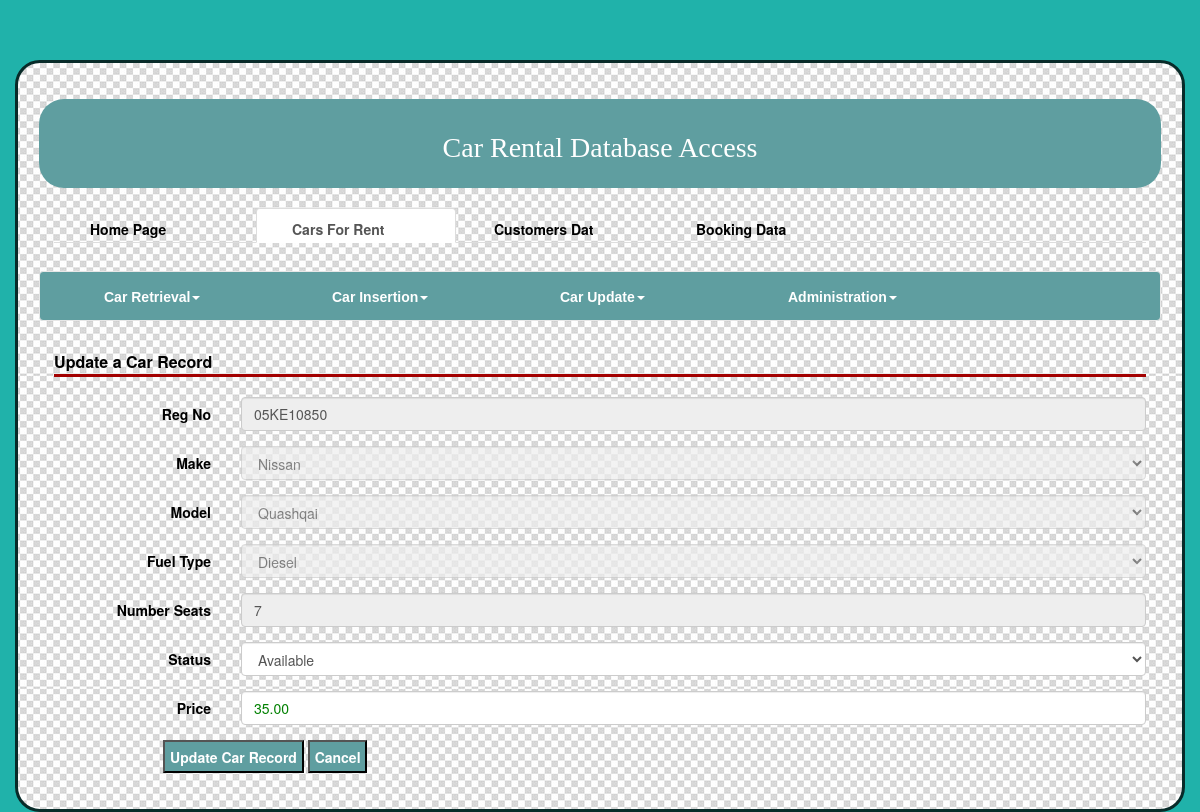
The app's page /editcar.php?RegNo=05KE10850 with its own data.
### tables this page shows
CREATE TABLE IF NOT EXISTS `car` (
  `RegNo` char(15) NOT NULL,
  `Make` varchar(15) NOT NULL,
  `Model` varchar(20) NOT NULL,
  `FuelType` varchar(15) DEFAULT NULL,
  `NumberSeats` varchar(2) DEFAULT NULL,
  `Status` varchar(20) DEFAULT NULL,
  `Price` decimal(4,2) DEFAULT NULL,
  PRIMARY KEY (`RegNo`)
);

### inc/init.php (called while the page is built, shortened)
<?php
require_once 'header.inc.php';
require_once 'database.inc.php';
require_once 'car.inc.php';
$db  = new Database;
$car = new car($db);
?>

### inc/car.inc.php (called while the page is built, shortened)
<?php
class Car{
	private $db;
	public function __construct($database) {
	    $this->db = $database;
	}
	public function onecar($RegNo) {
		$sql = 'Select * from car where RegNo = :RegNo';
        $stmt = $this->db->prepare($sql);
  	    $stmt->bindParam(':RegNo', $RegNo, PDO::PARAM_STR);
       $stmt->execute();
       return $stmt->fetch();
	}
}
?>

### editcar.php (the view, shortened to what this page needs)
<?php
require 'inc/init.php';
if (isset($_REQUEST['Submit'])) {
try
{   $RegNo=$_POST['RegNo'];
	$Status=$_POST['Status'];
    $Price=$_POST['Price'];
    $car->updaterecord($RegNo, $Status, $Price);
    $result =$car->allcar();
    $count=count($result);
    if ($count>0)
    {
     $edit=true;
     displaycar($result, $edit);
    }
     else exit ("<br>There are no car to view!");
}
catch (PDOException $e)
{
   echo '<br>PDO Exception Caught.';
   echo 'Error with the database: <br>';
   echo 'SQL Query: ', $sql;
   echo 'Error: ' . $e->getMessage().'</p>';
}
}
 else {
$RegNo = $_GET['RegNo'];
$Makes = array('Audi', 'BMW', 'Ford', 'Mitsubishi', 'Nissan', 'Opel', 'Toyota', 'Volkswagen');
$Models = array('A4', 'Q7', '3-Series', '5-Series', 'X5', 'Focus', 'Mondeo', 'Galaxy', 'Colt', 'Grandis',
 'Pajero', 'Juke', 'Micra', 'Quashqai', 'Zafira', 'Vectra', 'Insignia', 'Avensis', 'Yaris', 'Golf', 'Passat', 'Sharan');
$FuelTypes = array('Petrol', 'Diesel');
$Statuss = array('Available', 'Unavailable');
 try
 {
    $car = $car->onecar($RegNo);
    $RegNo= $car['RegNo'];
    $Make = $car['Make'];
    $Model= $car['Model'];
    $FuelType=$car['FuelType'];
    $NumberSeats=$car['NumberSeats'];
	$Status=$car['Status'];
	$Price=$car['Price'];
}
catch (PDOException $e)
{
   echo '<br>PDO Exception Caught.';
   echo 'Error with the database: <br>';
   echo 'SQL Query: ', $sql;
   echo 'Error: ' . $e->getMessage().'</p>';
}
?>
<form action = "" method = "post" id = "carentry" class="form-horizontal">
    <fieldset><legend>Update a Car Record</legend>
        <div class ="form-group">
         <label for="RegNo" class="col-sm-2 control-label">Reg No</label>
         <div class="col-sm-10">
         <input type="text" name="RegNo" id="RegNo" class="form-control"  maxlength="10" readonly value = "<?php echo $RegNo ?>">
        </div></div>
		 <div class ="form-group">
          <label for="Make" class="col-sm-2 control-label">Make</label>
          <div class="col-sm-10">
          <select name = "Make" id="Make" disabled value = "disabled"class="form-control" >
        <?php
        foreach($Makes as $make)
        {
          if ($Make==$make)
          {
           echo"<option selected = 'selected' value ='$make'>" . "$make</option>\n";
          }
           else {
             echo"<option value = '$make'>$make</option>\n";
          }
        }
        ?>
        </select>
        </div></div>
		<div class ="form-group">
          <label for="Model" class="col-sm-2 control-label">Model</label>
          <div class="col-sm-10">
          <select name = "Model" id="Model" disabled value = "disabled"class="form-control" >
        <?php
        foreach($Models as $model)
        {
          if ($Model==$model)
          {
           echo"<option selected = 'selected' value ='$model'>" . "$model</option>\n";
          }
           else {
             echo"<option value = '$model'>$model</option>\n";
          }
        }
        ?>
        </select>
        </div></div>
		<div class ="form-group">
          <label for="FuelType" class="col-sm-2 control-label">Fuel Type</label>
          <div class="col-sm-10">
          <select name = "FuelType" id="FuelType" disabled value = "disabled"class="form-control" >
        <?php
        foreach($FuelTypes as $fuelType)
        {
          if ($FuelType==$fuelType)
          {
           echo"<option selected = 'selected' value ='$fuelType'>" . "$fuelType</option>\n";
          }
           else {
             echo"<option value = '$fuelType'>$fuelType</option>\n";
          }
        }
        ?>
        </select>
        </div></div>
        <div class ="form-group">
          <label for="NumberSeats" class="col-sm-2 control-label">Number Seats</label>
          <div class="col-sm-10">
         <input type="text" name="NumberSeats" id="NumberSeats" class="form-control"  maxlength="2" disabled value = "<?php echo $NumberSeats ?>">
        </div></div>
           <div class ="form-group">
          <label for="Status" class="col-sm-2 control-label">Status</label>
          <div class="col-sm-10">
          <select name = "Status" id="Status" class="form-control" >
        <?php
        foreach($Statuss as $Stat)
        {
          if ($Status==$Stat)
          {
           echo"<option selected = 'selected' value ='$Stat'>" . "$Stat</option>\n";
          }
           else {
             echo"<option value = '$Stat'>$Stat</option>\n";
          }
        }
        ?>
        </select>
        </div></div>
        <div class ="form-group">
          <label for="Price" class="col-sm-2 control-label">Price</label></td>
          <div class="col-sm-10">
          <input type="text" name="Price" id="Price" class="form-control"  maxlength ="5"   value = "<?php echo $Price; ?>" required pattern="[0-9.]+">
        </div></div>
	    <div class="buttonarea">
    		<input type="submit" value="Update Car Record" name = "Submit">
    	    <input type="button" value="Cancel" onclick="history.back();" >
	     </div>
    </fieldset>
    </form>
<?php
}?>
</section>
</div>
</body>
</html>

### css/mycss2.css (style rules this page uses)
body { background-color: #20b2aa ; color: black; }
legend { font-weight: bold; font-size: medium; color: #000000; border-bottom: 3px solid #A30000 ; }
.buttonarea { margin-left:10%; }
.buttonarea input { background-color: #5f9ea0; color: white; font-weight: bold; padding: .5%; }
input[type="text"]:valid, input[type="email"]:valid, input[type="password"]:valid, input[type="url"]:valid { color: green; }

### records on screen
car: RegNo "05KE10850", Make "Nissan", Model "Quashqai", FuelType "Diesel", NumberSeats "7", Status "Available", Price "35.00"
